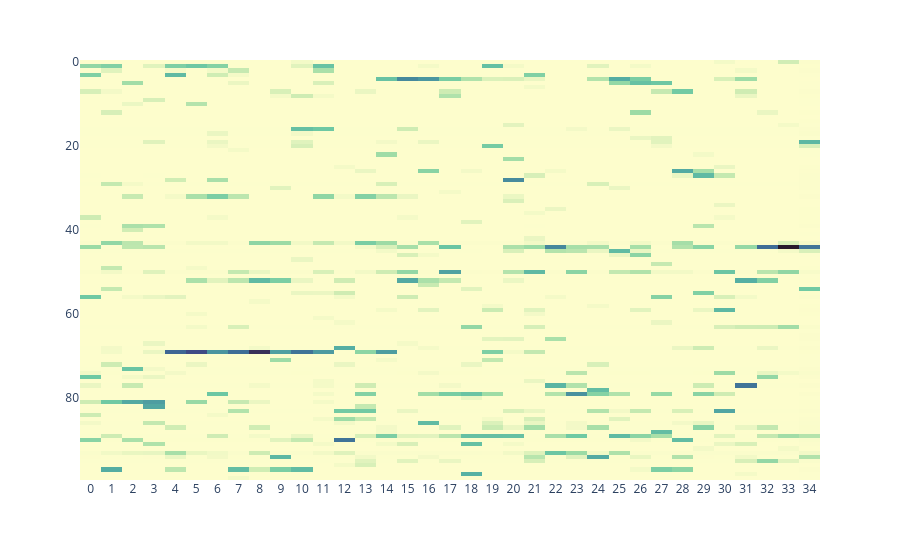

Here is the notebook cell this chart was saved with:
### Markdown cell above
#### Heatmap-Interview

Bild des Graphen zeigen und erklären, wie es bei der Suche nach Heimat hilft. Erste grobe Ergebnisse zeigen, um auf das Potential hinzuweisen.

### Code cell
output_folder: str = (r"./media")
load_file_name = "OHD_final_100c_100T_A5_final"
ohtm_file = load_json_function(load_file_name, output_folder)
from ohtm.topic_evaluation.heatmaps import heatmap_interview
heatmap_interview(ohtm_file, interview_id="WdE0460")

### Figure 1 — Plotly figure (JSON) as saved in the notebook; plotly's stock layout.template omitted (floating-point values rounded to 4 significant figures; data arrays with more than 128 entries replaced by an {"elided": "..."} marker saying what was removed)
{"data": [{"coloraxis": "coloraxis", "hovertemplate": "Chunk: %{x}<br>Topic: %{y}<br>Weight: %{z}<extra></extra>", "name": "0", "type": "heatmap", "x": ["0", "1", "2", "3", "4", "5", "6", "7", "8", "9", "10", "11", "12", "13", "14", "15", "16", "17", "18", "19", "20", "21", "22", "23", "24", "25", "26", "27", "28", "29", "30", "31", "32", "33", "34"], "xaxis": "x", "y": [0, 1, 2, 3, 4, 5, 6, 7, 8, 9, 10, 11, 12, 13, 14, 15, 16, 17, 18, 19, 20, 21, 22, 23, 24, 25, 26, 27, 28, 29, 30, 31, 32, 33, 34, 35, 36, 37, 38, 39, 40, 41, 42, 43, 44, 45, 46, 47, 48, 49, 50, 51, 52, 53, 54, 55, 56, 57, 58, 59, 60, 61, 62, 63, 64, 65, 66, 67, 68, 69, 70, 71, 72, 73, 74, 75, 76, 77, 78, 79, 80, 81, 82, 83, 84, 85, 86, 87, 88, 89, 90, 91, 92, 93, 94, 95, 96, 97, 98, 99], "yaxis": "y", "z": {"elided": "100x35 float values"}}], "layout": {"coloraxis": {"colorscale": [[0, "rgb(253, 253, 204)"], [0.09091, "rgb(206, 236, 179)"], [0.1818, "rgb(156, 219, 165)"], [0.2727, "rgb(111, 201, 163)"], [0.3636, "rgb(86, 177, 163)"], [0.4545, "rgb(76, 153, 160)"], [0.5455, "rgb(68, 130, 155)"], [0.6364, "rgb(62, 108, 150)"], [0.7273, "rgb(62, 82, 143)"], [0.8182, "rgb(64, 60, 115)"], [0.9091, "rgb(54, 43, 77)"], [1, "rgb(39, 26, 44)"]], "showscale": false}, "margin": {"t": 60}, "xaxis": {"anchor": "y", "constrain": "domain", "domain": [0, 1], "scaleanchor": "y"}, "yaxis": {"anchor": "x", "autorange": "reversed", "constrain": "domain", "domain": [0, 1]}}}
